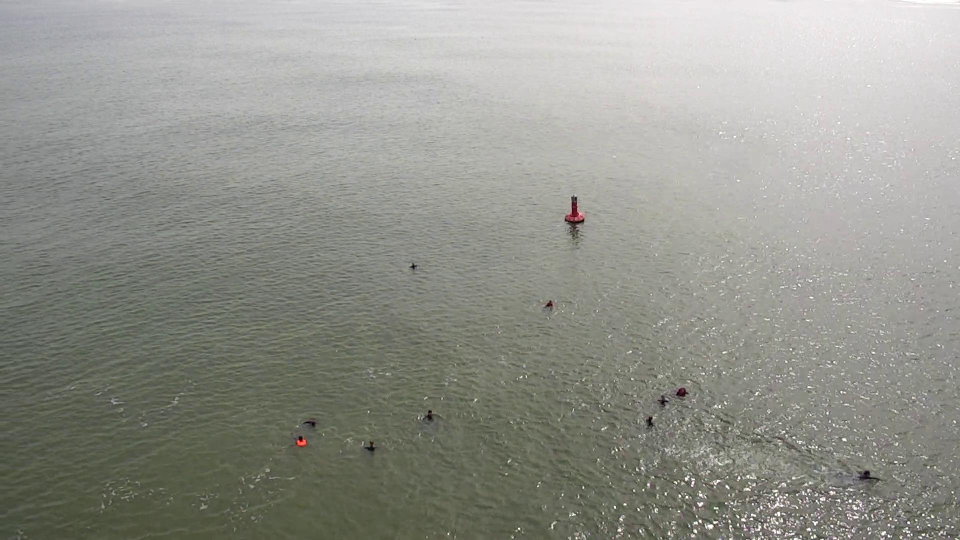
%> input picture test_data/13635.jpg, 1920 x 1080 px (shown at 1/2 size)
$ octave detect_buoys_and_swimmers.m   (GNU Octave 9; MATLAB toolbox functions it lacks are replaced by stand-ins)
%> lines starting %> are read from the running program, lines starting %| are printed output that depends on the picture; in (x1, y1, x2, y2) boxes, pixels count from 0 and x2, y2 are one past the last pixel; in counts of white or black regions, pixels touching at a corner belong together; the program's own positions count from 1
### src/segment_mask.m
function mask = segment_mask(I)
    I_double = im2double(I);
    hsv = rgb2hsv(I_double);

    orange = (hsv(:,:,1) > 0.03 & hsv(:,:,1) < 0.15) & hsv(:,:,2) > 0.4;
    red = (hsv(:,:,1) < 0.05 | hsv(:,:,1) > 0.95) & hsv(:,:,2) > 0.4;

    dark_objects = hsv(:,:,3) < 0.2 & hsv(:,:,2) < 0.3;

    combinedMask = orange | red | dark_objects;

    mask = bwareaopen(combinedMask, 20);
    mask = imclose(mask, strel('disk', 5));
end

### src/compute_region_features.m
function feat = compute_region_features(mask, I_crop)

    mask = logical(mask);
    if ~any(mask, 'all') || isempty(I_crop)
        feat = []; return;
    end

    stats = regionprops(mask, 'Area', 'Eccentricity', 'Solidity', 'Perimeter', 'BoundingBox');
    if isempty(stats), feat = []; return; end
    [~, idx] = max([stats.Area]);
    s = stats(idx);

    geom_feat = [s.Area, s.BoundingBox(3)/s.BoundingBox(4), s.Eccentricity, s.Solidity, (4*pi*s.Area)/(s.Perimeter^2 + eps)];

    I_hsv = rgb2hsv(im2double(I_crop));
    h_channel = I_hsv(:,:,1);
    s_channel = I_hsv(:,:,2);
    v_channel = I_hsv(:,:,3);

    pixels_h = h_channel(mask);
    pixels_s = s_channel(mask);
    pixels_v = v_channel(mask);

    color_feat = [mean(pixels_h), mean(pixels_s), mean(pixels_v), std(pixels_h)];

    I_res = imresize(I_crop, [32 32]);

    if size(I_res, 3) == 3
        I_gray = rgb2gray(I_res);
    else
        I_gray = I_res;
    end

    glcm = graycomatrix(I_gray, 'Offset', [0 1; -1 1]);
    stats_glcm = graycoprops(glcm, {'Contrast', 'Correlation', 'Energy', 'Homogeneity'});
    texture_feat = [mean(stats_glcm.Contrast), mean(stats_glcm.Correlation), mean(stats_glcm.Energy), mean(stats_glcm.Homogeneity)];

    feat = [geom_feat, color_feat, texture_feat];
end

### scripts/detect_buoys_and_swimmers.m
clear; clc;

data = load(fullfile('models','net_buoy.mat'),'net');
net = data.net;

[fn,fp] = uigetfile({'*.jpg;*.png','Obrazy (*.jpg, *.png)'},'Wybierz obraz');
%> the answer given: ../test_data/13635.jpg
if isequal(fn,0)
    disp('Anulowano.');
    return;
end

imgPath = fullfile(fp,fn);
I = imread(imgPath);
%> I is the input picture: size 1080x1920x3 uint8; mean R, G, B 147.3, 148.4, 140.9
[H,W,~] = size(I);
%> H = 1080; W = 1920

mask = segment_mask(I);
%> in segment_mask, `hsv = rgb2hsv(I_double);`: hsv: size 1080x1920x3 double; mean H, S, V 0.242, 0.0707, 0.584
%> in segment_mask, `orange = (hsv(:,:,1) > 0.03 & hsv(:,:,1) < 0.15) & hsv(:,:,2) > 0.4;`:
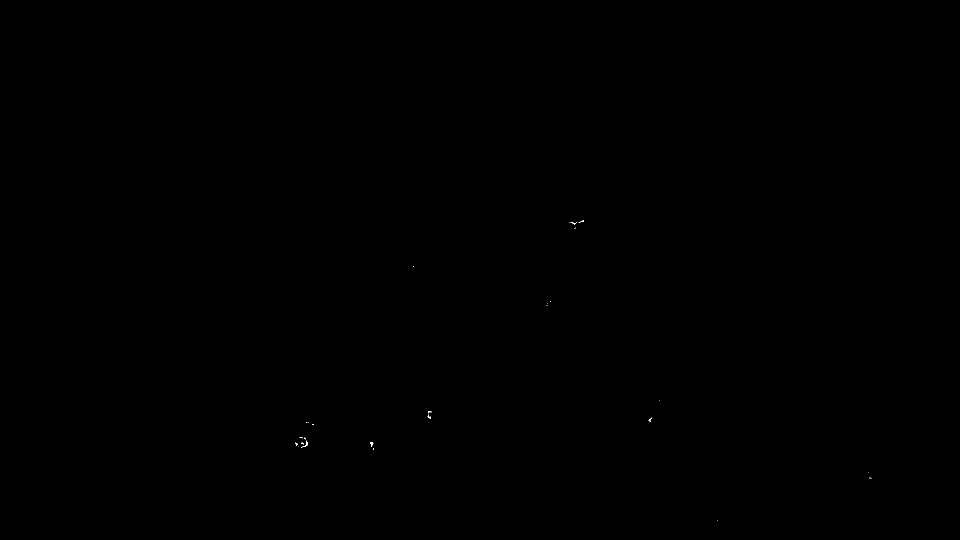
%> orange: size 1080x1920 logical (shown at 1/2 size); 0.01% white in thin lines or dots, all inside (x1, y1, x2, y2) = (591, 440, 1743, 1041)
%> in segment_mask, `red = (hsv(:,:,1) < 0.05 | hsv(:,:,1) > 0.95) & hsv(:,:,2) > 0.4;`: red: size 1080x1920 logical; 0.06% white; 21 white regions (17 under 20 px), largest, box (x1, y1, x2, y2) and area: (1130, 404, 1168, 447) 729, (592, 875, 615, 894) 340, (1358, 777, 1371, 792) 126, (1093, 602, 1105, 613) 64
%> in segment_mask, `dark_objects = hsv(:,:,3) < 0.2 & hsv(:,:,2) < 0.3;`: dark_objects: size 1080x1920 logical; 0.03% white in thin lines or dots, all inside (x1, y1, x2, y2) = (589, 394, 1901, 1078)
%> in segment_mask, `combinedMask = orange | red | dark_objects;`:
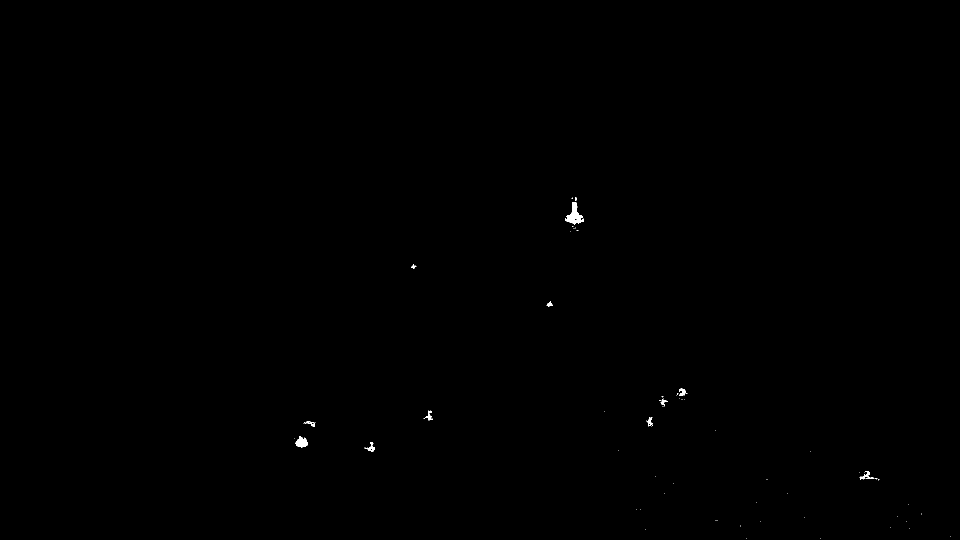
%> combinedMask: size 1080x1920 logical (shown at 1/2 size); 0.1% white; 70 white regions (59 under 20 px), largest, box (x1, y1, x2, y2) and area: (1130, 404, 1168, 449) 753, (591, 872, 615, 895) 375, (1719, 942, 1749, 959) 146
%> in segment_mask, `mask = imclose(mask, strel('disk', 5));`: mask: size 1080x1920 logical; 0.11% white; 11 white regions
[L,num] = bwlabel(mask);
%> L: size 1080x1920 double; 12 distinct labels, from 0 to 11
%> num = 11

numBuoys = 0;
numSwimmers = 0;
idxValid = [];
YnewBin = [];
bboxes = [];

if num == 0
    figure; imshow(I);
    title('Brak kandydatow (maski kolorowej).');
    return;
end

if num > 0
    stats = regionprops(L,'BoundingBox');
%> stats = 11 regions; largest, box (x1, y1, x2, y2): (1130, 404, 1168, 449), (591, 872, 615, 895), (1719, 942, 1749, 959), (729, 884, 750, 903), (851, 821, 865, 841)
    validIdx = false(num,1);
%> validIdx = [false; false; false; false; false; false; false; false; false; false; false]
    all_feats = cell(num, 1); %
%> all_feats = {[], [], [], [], [], [], [], [], [], [], []}

    for k = 1:num
        regionMask = (L == k);

        bb = stats(k).BoundingBox;
        x0 = max(1, floor(bb(1)));
        y0 = max(1, floor(bb(2)));
        x1 = min(size(I,2), ceil(bb(1)+bb(3)));
        y1 = min(size(I,1), ceil(bb(2)+bb(4)));

        I_crop = I(y0:y1, x0:x1, :);
        regionMaskCrop = regionMask(y0:y1, x0:x1);

        feat = compute_region_features(regionMaskCrop, I_crop);
        if ~isempty(feat)
            all_feats{k} = feat;
            validIdx(k) = true;
        end
    end
%> this loop made 11 passes
%> (bb, x0, y0, x1, y1, geom_feat in compute_region_features, color_feat in compute_region_features, texture_feat in compute_region_features) on passes 1 to 5: ([591.5 872.5 24 23], 591, 872, 616, 896, [389 1.04 0.434 0.924 0.943], [0.149 0.64 0.614 0.324], [0.27 0.883 0.248 0.88]), ([608.5 843.5 23 11], 608, 843, 632, 855, [115 2.09 0.933 0.706 0.491], [0.479 0.315 0.116 0.403], [0.175 0.884 0.231 0.912]), ([729.5 884.5 21 19], 729, 884, 751, 904, [160 1.11 0.586 0.604 0.434], [0.175 0.313 0.121 0.0837], [0.266 0.883 0.159 0.867]), ([822.5 528.5 11 10], 822, 528, 834, 539, [47 1.1 0.586 0.77 0.733], [0.369 0.175 0.128 0.345], [0.231 0.937 0.129 0.884]), ([851.5 821.5 14 20], 851, 821, 866, 842, [149 0.7 0.85 0.749 0.633], [0.0634 0.383 0.142 0.0364], [0.209 0.908 0.166 0.897])
%> pass 1, `I_crop = I(y0:y1, x0:x1, :);`:
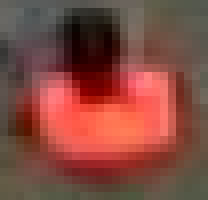
%> I_crop: size 25x26x3 uint8 (shown 8 times larger); mean R, G, B 131.2, 73.4, 63.8
%> pass 1, `regionMaskCrop = regionMask(y0:y1, x0:x1);`:
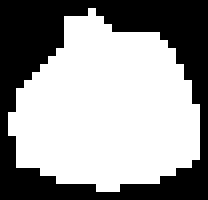
%> regionMaskCrop: size 25x26 logical (shown 8 times larger); 59.8% white; 1 black region, box (x1, y1, x2, y2) and area: (0, 0, 26, 25) 261
%> after the loop, all_feats = 11 items; validIdx = [true; true; true; true; true; true; true; true; true; true; true]

    if ~any(validIdx)
        figure; imshow(I);
        title('Brak obiektow z poprawnymi cechami.');
        return;
    end

    featuresValid = cell2mat(all_feats(validIdx));
    Xnew = featuresValid.';

%> (the run ends here)
